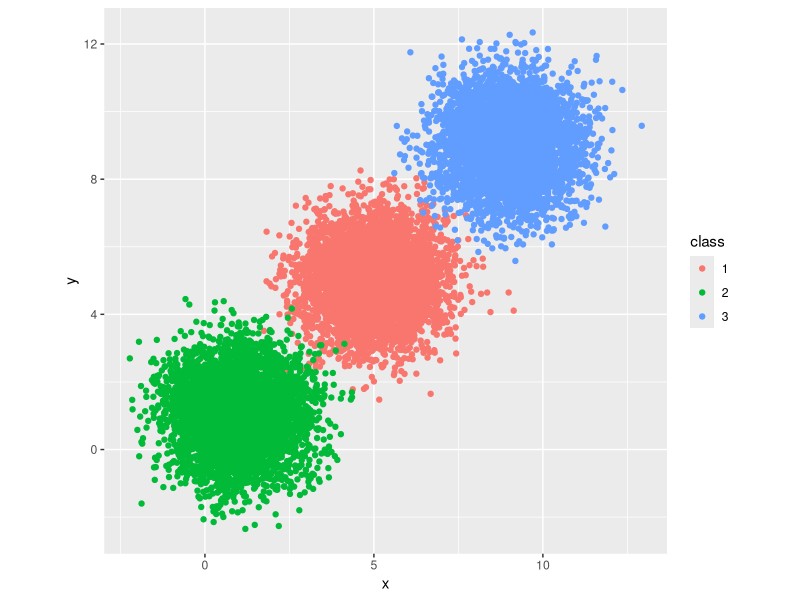

Source code (R):
# Load necessary libraries
library(dplyr)
library(mvtnorm)
# Load ggplot2 library to create visualizations
library(ggplot2)

# Define function to generate Gaussian data given number of samples (n),
# center point (center), covariance matrix (sigma) and label for the class
generate_gaussian_data <- function(n, center, sigma, label) {
  data <- rmvnorm(n, mean <- center, sigma <- sigma)
  # Convert generated data into a dataframe and rename columns to "x" and "y"
  data <- data.frame(data)
  names(data) <- c("x", "y")
  data <- data %>% mutate(class = factor(label))
  return(data)
}

main <- function()
{
  n <- 5000
  center <- c(5, 5)
  sigma <- matrix(c(1, 0, 0, 1), nrow = 2)

  data1 = generate_gaussian_data(n, center, sigma, 1)

  n <- 5000
  center <- c(1, 1)
  sigma <- matrix(c(1, 0, 0, 1), nrow = 2)

  data2 <- generate_gaussian_data(n, center, sigma, 2)

  n <- 5000
  center <- c(9, 9)
  sigma <- matrix(c(1, 0, 0, 1), nrow = 2)

  data3 <- generate_gaussian_data(n, center, sigma, 3)

  # Combine both clusters into a single dataset and add dataset identifier
  data <- bind_rows(data1, data2, data3)
  data$dataset <- "1 - Mixture of Gaussians"

  initial_dataset <- data[, c("x", "y")]
  data %>% ggplot(aes(x = x, y = y, color = class)) +
    geom_point() +
    coord_fixed() +
    scale_shape_manual(values = c(2, 3))

  ggsave("plot.png")
  # Write the initial dataset to a csv file named 'dataset.csv' without row names
  write.csv(initial_dataset, file="dataset.csv", row.names = FALSE)
}

main()